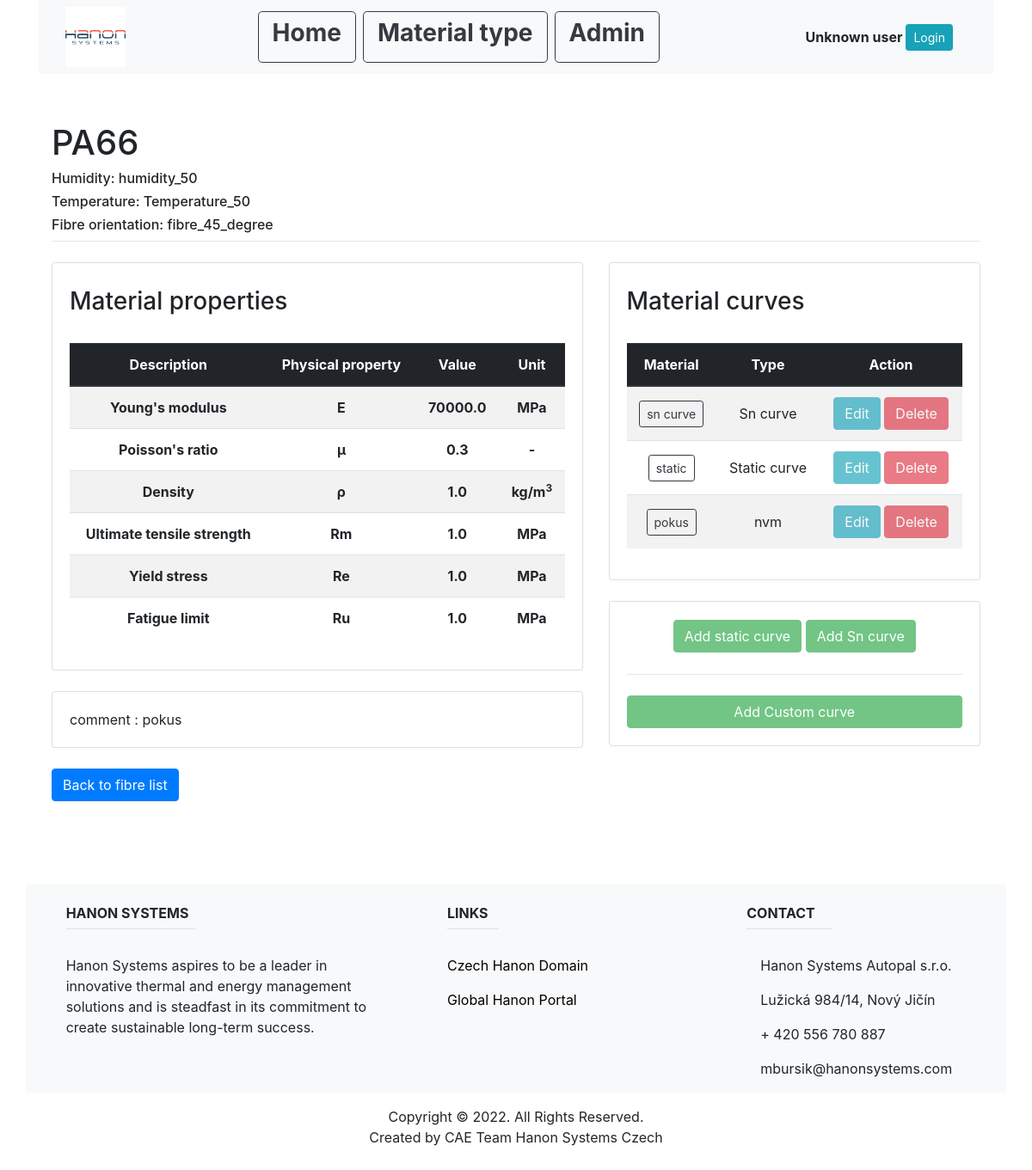
Screenshot of /material_type_list/plastic/5/22/8/7/7/ with the database file from the repository.
### main/models.py (models this page shows, shortened)
class Plastic(models.Model):
    name = models.CharField(max_length=200, unique=True)
    material_type_id = models.ForeignKey(MaterialType, on_delete=models.CASCADE)

class WaterContent(models.Model):
    name = models.CharField(max_length=200)
    plastic_id = models.ForeignKey(Plastic, on_delete=models.CASCADE)

class Temperature(models.Model):
    name = models.CharField(max_length=200)
    water_content_id = models.ForeignKey(WaterContent, on_delete=models.CASCADE)

class FibreOrientation(models.Model):
    name = models.CharField(max_length=200)
    E = models.FloatField(blank=True)
    nu = models.FloatField(blank=True)
    rho = models.FloatField(blank=True)
    Rm = models.FloatField(blank=True)
    Re = models.FloatField(blank=True)
    Ru = models.FloatField(blank=True)
    comment = models.CharField(max_length=1000, default="")
    temperature_id = models.ForeignKey(Temperature, on_delete=models.CASCADE)

class FibreSnCurve(models.Model):
    curve_type = "Sn curve"
    name = models.CharField(max_length=200, unique=True)
    Sa = models.CharField(max_length=20000, blank=True)
    Nf = models.CharField(max_length=20000, blank=True)
    comment = models.CharField(max_length=1000, blank=True)
    fibre_id = models.ForeignKey(FibreOrientation, on_delete=models.CASCADE)

class FibreStaticCurve(models.Model):
    curve_type = "Static curve"
    name = models.CharField(max_length=200, unique=True)
    K = models.FloatField(max_length=200, blank=True)
    n = models.FloatField(max_length=200, blank=True)
    comment = models.CharField(max_length=1000, blank=True)
    fibre_id = models.ForeignKey(FibreOrientation, on_delete=models.CASCADE)

class PlasticCustomCurve(models.Model):
    name = models.CharField(max_length=200, unique=True)
    curve_type = models.CharField(max_length=20000, blank=True)
    x_axis = models.CharField(max_length=20000, blank=True)
    x_axis_type = models.CharField(max_length=200, choices=(("lin", "lin"), ("log", "log")))
    x_value = models.CharField(max_length=20000, blank=True)
    y_axis = models.CharField(max_length=20000, blank=True)
    y_axis_type = models.CharField(max_length=200, choices=(("lin", "lin"), ("log", "log")))
    y_value = models.CharField(max_length=20000, blank=True)
    comment = models.CharField(max_length=1000, blank=True)
    fibre_id = models.ForeignKey(FibreOrientation, on_delete=models.CASCADE)

### main/views.py (the view)
# urls.py: path('material_type_list/plastic/<int:material_type_id>/<int:plastic_id>/<int:water_id>/<int:temp_id>/<int:fibre_id>/', views.fibre_info, name="fibre_info"),
def fibre_info(response, material_type_id, plastic_id, water_id, temp_id, fibre_id):
    material_type = MaterialType.objects.get(pk=material_type_id)
    material_info = Plastic.objects.get(pk=plastic_id)
    water_info = WaterContent.objects.get(pk=water_id)
    temp_info = Temperature.objects.get(pk=temp_id)
    fibre_info = FibreOrientation.objects.get(pk=fibre_id)
    sn_curve = FibreSnCurve.objects.filter(fibre_id=fibre_id)
    s_curve = FibreStaticCurve.objects.filter(fibre_id=fibre_id)
    custom_curve = PlasticCustomCurve.objects.filter(fibre_id=fibre_id)
    curve_ls = list(chain(sn_curve, s_curve, custom_curve))
    return render(response, "main/fibre_info.html", {
        "material_type": material_type,
        "material_info": material_info,
        "water_info": water_info,
        "temp_info": temp_info,
        "fibre_info": fibre_info,
        "curve_ls": curve_ls,
    })

### main/templates/main/fibre_info.html (shortened to what this page needs)
{% extends "main/base.html" %}
{% block content %}
<br>
<div class="container">
  <div class="row">
    <div class="col-sm">
        <br>
        <h1 class="mt-2">{{material_info.name}}</h1>
        <h6 class="mt-2">Humidity: {{water_info.name}}</h6>
        <h6 class="mt-2">Temperature: {{temp_info.name}}</h6>
        <h6 class="mt-2">Fibre orientation: {{fibre_info.name}}</h6>
            <hr class="mt-0 mb-4">
    </div>
  </div>
  <div class="row">
    <div class="col-md-7">
    <div class="card card-body">
        <h3 class="mt-2">Material properties</h3>
        <br>
        <table class="table table-striped">
            <thead class="thead-dark">
            <tr>
                <th class="text-center align-middle" scope="col">Description</th>
                <th class="text-center align-middle" scope="col">Physical property</th>
                <th class="text-center align-middle" scope="col">Value</th>
                <th class="text-center align-middle" scope="col">Unit</th>
            </tr>
            </thead>
            <tbody>
            <tr>
                <th class="text-center align-middle" scope="row">Young's modulus</th>
                <th class="text-center align-middle" scope="row">E</th>
                <th class="text-center align-middle" scope="row">{{fibre_info.E}}</th>
                <th class="text-center align-middle" scope="row">MPa</th>
            </tr>
            <tr>
                <th class="text-center align-middle" scope="row">Poisson's ratio</th>
                <th class="text-center align-middle" scope="row">μ</th>
                <th class="text-center align-middle" scope="row">{{fibre_info.nu}}</th>
                <th class="text-center align-middle" scope="row">-</th>
            </tr>
            <tr>
                <th class="text-center align-middle" scope="row">Density</th>
                <th class="text-center align-middle" scope="row">ρ</th>
                <th class="text-center align-middle" scope="row">{{fibre_info.rho}}</th>
                <th class="text-center align-middle" scope="row">kg/m<sup>3</sup></th>
            </tr>
            <tr>
                <th class="text-center align-middle" scope="row">Ultimate tensile strength</th>
                <th class="text-center align-middle" scope="row">Rm</th>
                <th class="text-center align-middle" scope="row">{{fibre_info.Rm}}</th>
                <th class="text-center align-middle" scope="row">MPa</th>
            </tr>
            <tr>
                <th class="text-center align-middle" scope="row">Yield stress</th>
                <th class="text-center align-middle" scope="row">Re</th>
                <th class="text-center align-middle" scope="row">{{fibre_info.Re}}</th>
                <th class="text-center align-middle" scope="row">MPa</th>
            </tr>
            <tr>
                <th class="text-center align-middle" scope="row">Fatigue limit</th>
                <th class="text-center align-middle" scope="row">Ru</th>
                <th class="text-center align-middle" scope="row">{{fibre_info.Ru}}</th>
                <th class="text-center align-middle" scope="row">MPa</th>
            </tr>
            </tbody>
        </table>
    </div>
    <br>
    <div class="col-md-14">
        <div class="card card-body">
            <p class="mb-0">comment : {{fibre_info.comment}}</p>
        </div>
    </div>
    </div>
    <div class="col-md-5 offset-md-0">
    <div class="card card-body">
      <h3 class="mt-2">Material curves</h3>
      <br>
      <table class="table table-striped">
         <thead class="thead-dark">
         <tr>
             <th class="text-center align-middle" scope="col">Material</th>
             <th class="text-center align-middle" scope="col">Type</th>
             <th class="text-center align-middle" scope="col">Action</th>
         </tr>
         </thead>
         <tbody>
             {% for item in curve_ls %}
             <tr>
                 <td class="text-center align-middle">
                     <a class="btn btn-outline-dark btn-sm" href="{%url 'fibre_curve_info' material_type.id material_info.id water_info.id temp_info.id fibre_info.id item.name %}">{{item.name}}</a>
                 </td>
                 <td class="text-center align-middle">{{item.curve_type}}</td>
                 {% if user.is_authenticated %}
                 <td class="text-center align-middle">
                   <a class="btn btn-info" href="{%url 'update_curve_fibre' material_type.id material_info.id water_info.id temp_info.id fibre_info.id item.name%}">Edit</a>
                   <a class="btn btn-danger" href="{%url 'delete_curve_fibre' material_type.id material_info.id water_info.id temp_info.id fibre_info.id item.name%}">Delete</a>
                 </td>
                 {% else %}
                 <td class="text-center align-middle">
                   <a class="btn btn-info disabled" href="{%url 'update_curve_fibre' material_type.id material_info.id water_info.id temp_info.id fibre_info.id item.name%}">Edit</a>
                   <a class="btn btn-danger disabled" href="{%url 'delete_curve_fibre' material_type.id material_info.id water_info.id temp_info.id fibre_info.id item.name%}">Delete</a>
                 </td>
                 {% endif %}
             </tr>
             {% empty %}
             <h5>Sorry no available data</h5>
             {% endfor %}
         </tbody>
       </table>
    </div>
    <br>
    <div class="col-md-14">
        <div class="card card-body">
            {% if user.is_authenticated %}
            <table>
                <td class="text-center align-middle">
                    <a class="btn btn-success " href="{%url 'create_static_curve_fibre' material_type.id material_info.id water_info.id temp_info.id fibre_info.id%}">Add static curve</a>
                    <a class="btn btn-success " href="{%url 'create_sn_curve_fibre' material_type.id material_info.id water_info.id temp_info.id fibre_info.id%}">Add Sn curve</a>
                </td>
            </table>
            <br>
            <hr class="mt-0 mb-4">
            <a class="btn btn-success " href="{%url 'create_custom_plastic_curve' material_type.id material_info.id water_info.id temp_info.id fibre_info.id %}">Add Custom curve</a>
            {% else %}
            <table>
                <td class="text-center align-middle">
                    <a class="btn btn-success disabled" href="{%url 'create_static_curve_fibre' material_type.id material_info.id water_info.id temp_info.id fibre_info.id%}">Add static curve</a>
                    <a class="btn btn-success disabled" href="{%url 'create_sn_curve_fibre' material_type.id material_info.id water_info.id temp_info.id fibre_info.id%}">Add Sn curve</a>
                </td>
            </table>
            <br>
            <hr class="mt-0 mb-4">
            <a class="btn btn-success disabled" href="{%url 'create_custom_plastic_curve' material_type.id material_info.id water_info.id temp_info.id fibre_info.id %}">Add Custom curve</a>
            {% endif %}
        </div>
    </div>
  </div>
  </div>
</div>
<br>
<div class="container">
    <a class="btn btn-primary" href="{%url 'fibre_list' material_type.id material_info.id water_info.id temp_info.id%}">Back to fibre list</a>
</div>
{% endblock %}

### rows the page displays
Plastic: name "PA66"
WaterContent: name "humidity_50"
Temperature: name "Temperature_50"
FibreOrientation: name "fibre_45_degree", E "70000.0", nu "0.3", rho "1.0", Rm "1.0", Re "1.0", Ru "1.0", comment "pokus"
FibreSnCurve: name "sn curve", curve_type "Sn curve"
FibreStaticCurve: name "static", curve_type "Static curve"
PlasticCustomCurve: name "pokus", curve_type "nvm"
